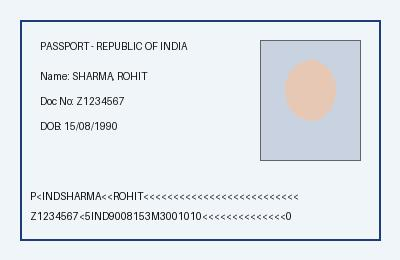
#> input picture backend/test_doc.jpg, 400 x 260 px
$ python -i screen_recapture_engine.py   (imports and definitions only)
#> lines starting #> are read from the running program, lines starting #| are printed output that depends on the picture; after the words box and inside, x2 and y2 are one past the last pixel; in counts of white or black regions, pixels touching at a corner belong together
#> further down, picture is the input picture: shape (260, 400, 3); mean B, G, R 237, 232, 226.8
"""
Screen-Recapture & Anti-Replay Detection Engine
Detects presentation replay attacks (photographing an iPad, laptop screen, or printed paper)
via Moiré interference pattern analysis, specular glass glare hotspots, and device bezel borders.
"""

import io
import base64
import numpy as np
import cv2
from PIL import Image
from typing import Dict, Any, List, Tuple, Optional


# [62 lines left out: function analyze_moire_interference, not called in this run]


def detect_specular_glare_and_bezels(bgr_img: np.ndarray) -> Tuple[float, bool, Optional[Dict[str, Any]], str]:
    """
    Detects glass screen reflections (specular glare hotspots) and
    device bezel borders (laptop, iPad, smartphone frames).
    """
    h, w = bgr_img.shape[:2]
#> h = 260; w = 400
    gray = cv2.cvtColor(bgr_img, cv2.COLOR_BGR2GRAY)
    hsv = cv2.cvtColor(bgr_img, cv2.COLOR_BGR2HSV)
#> hsv: shape (260, 400, 3); mean H, S, V 100.2, 15.6, 238.3

    # 1. Specular Glare Detection:
    # True glass specular glare is an intense saturated bloom hotspot (V >= 252, S < 20)
    # that is significantly brighter (> 35 intensity units) than its immediate surrounding neighborhood.
    # Flat white paper or document backgrounds are uniform and NOT specular glare.
    sat = hsv[:, :, 1]
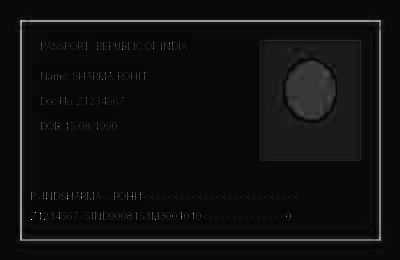
#> sat: shape (260, 400); min 0, max 255, mean 15.6
    val = hsv[:, :, 2]
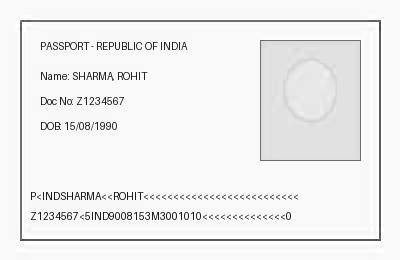
#> val: shape (260, 400); min 4, max 255, mean 238.3
    bright_core = (val >= 252) & (sat < 20)
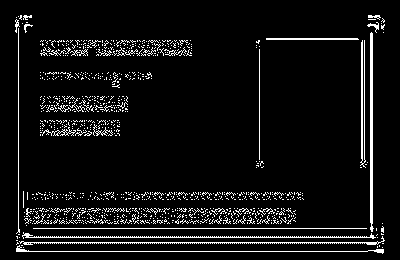
#> bright_core: shape (260, 400) bool; 6.7% white in thin lines or dots, all inside (x1, y1, x2, y2) = (15, 15, 385, 254)

    blur_val = cv2.GaussianBlur(val, (31, 31), 0)
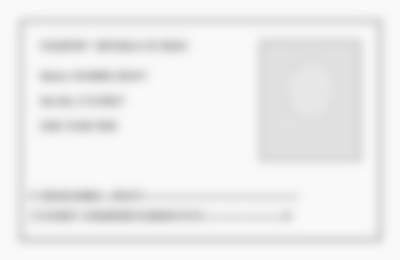
#> blur_val: shape (260, 400); min 197, max 250, mean 238.3
    local_contrast = val.astype(np.float32) - blur_val.astype(np.float32)
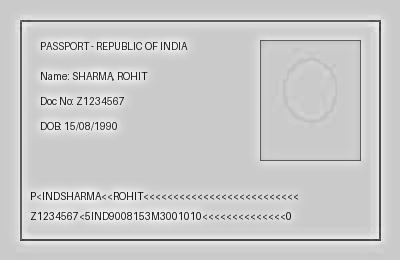
#> local_contrast: shape (260, 400) float32; min -219, max 57, mean 0; drawn with min black and max white
    glare_mask = bright_core & (local_contrast > 32.0)
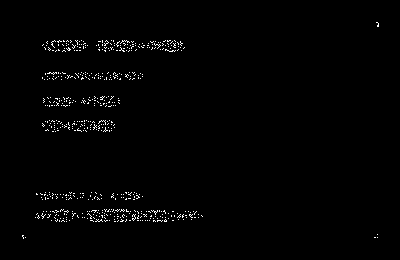
#> glare_mask: shape (260, 400) bool; 1.2% white in thin lines or dots, all inside (x1, y1, x2, y2) = (22, 22, 379, 239)

    glare_pixels = int(np.sum(glare_mask))
#> glare_pixels = 1211
    total_pixels = h * w
#> total_pixels = 104000
    glare_pct = round((glare_pixels / max(total_pixels, 1)) * 100.0, 2)
#> glare_pct = 1.16

    # 2. Bezel / Screen Edge Detection:
    # Look for dark rectangular border enclosing the ID card (typical of phone/tablet/laptop bezel)
    # Binary threshold on outer border band (top, bottom, left, right 8% perimeter)
    border_thickness = max(6, int(min(h, w) * 0.05))
#> border_thickness = 13
    top_band = gray[:border_thickness, :]
    bot_band = gray[-border_thickness:, :]
    left_band = gray[:, :border_thickness]
    right_band = gray[:, -border_thickness:]

    # Device bezels are typically very dark matte black (< 45 grayscale)
    perimeter_pixels = np.concatenate([top_band.ravel(), bot_band.ravel(), left_band.ravel(), right_band.ravel()])
#> perimeter_pixels = 17160 values, max 254 at index 5577, min 231 at index 5576, mean 244
    dark_perimeter_ratio = float(np.mean(perimeter_pixels < 50))
#> dark_perimeter_ratio = 0

    # Detect high-contrast rectangular border transitions
    edges = cv2.Canny(gray, 40, 140)
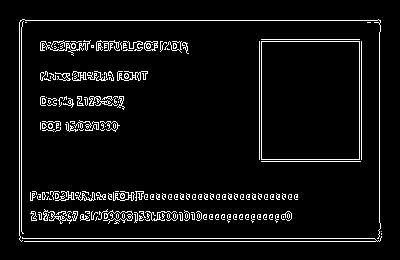
#> edges: shape (260, 400); 5.9% white in thin lines or dots, all inside (x1, y1, x2, y2) = (19, 19, 382, 242)
    contours, _ = cv2.findContours(edges, cv2.RETR_EXTERNAL, cv2.CHAIN_APPROX_SIMPLE)
#> contours = 180 contours, 161 with area under 20; largest, box (x1, y1, x2, y2) and area: (261, 41, 360, 160) 11564, (144, 41, 158, 51) 100, (89, 96, 118, 106) 77, (40, 40, 91, 56) 68, (43, 209, 72, 224) 54

    bezel_found = False
    bezel_box = None
    bezel_detail = "No device bezel detected around document card."

    for c in contours:
        area = cv2.contourArea(c)
        if area > (w * h * 0.70): # Outer framing contour
            peri = cv2.arcLength(c, True)
            approx = cv2.approxPolyDP(c, 0.02 * peri, True)
            if len(approx) == 4: # Quadrilateral device frame
                bx, by, bw, bh = cv2.boundingRect(approx)
                aspect = bw / max(bh, 1)
                # Typical screen aspect ratios: 16:9 (1.77), 16:10 (1.6), 4:3 (1.33)
                if 1.25 <= aspect <= 1.85:
                    bezel_found = True
                    bezel_box = {"x": bx, "y": by, "width": bw, "height": bh}
                    bezel_detail = f"High-contrast rectangular screen bezel contour detected ({bw}x{bh} aspect {aspect:.2f})."
                    break
#> this loop made 180 passes
#> area on passes 24, 46, 49: 20.5, 24.5, 30.5

    if not bezel_found and dark_perimeter_ratio > 0.65:
        bezel_found = True
        bezel_box = {"x": 0, "y": 0, "width": w, "height": h}
        bezel_detail = "Consistent dark border bezel detected surrounding document perimeter (laptop/tablet bezel framing)."

    return glare_pct, bezel_found, bezel_box, bezel_detail


# [72 lines left out: function evaluate_screen_recapture, not called in this run]

>>> import cv2
>>> picture = cv2.imread('../test_doc.jpg')
>>> result = detect_specular_glare_and_bezels(picture)
